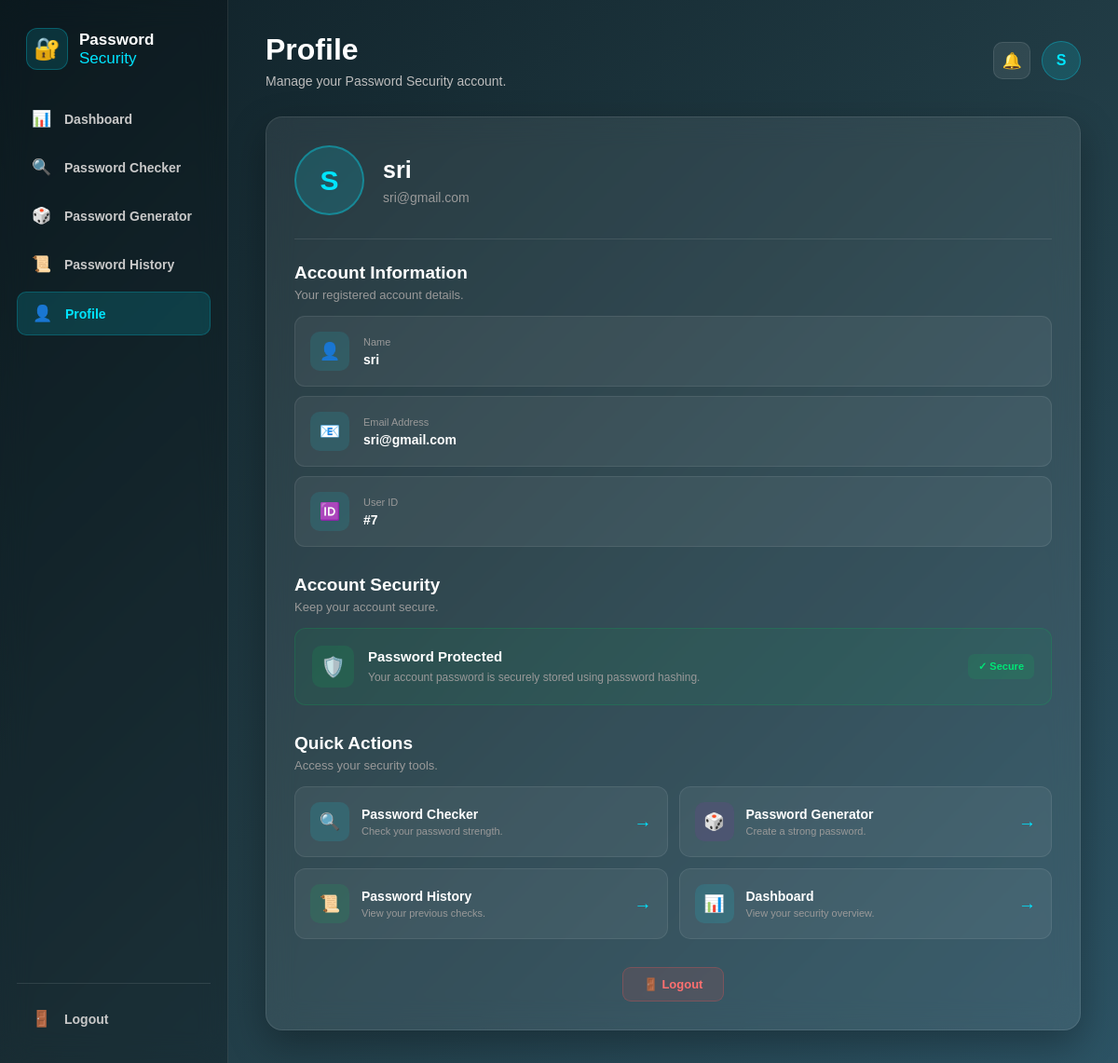
The page /profile (signed in) on the database its author committed.
### tables this page shows
CREATE TABLE users (
            id INTEGER PRIMARY KEY AUTOINCREMENT,
            name TEXT NOT NULL,
            email TEXT UNIQUE NOT NULL,
            password TEXT NOT NULL
        );

### app.py (the view)
@app.route("/profile")
def profile():
    if "user_id" not in session:
        return redirect(url_for("login"))
    user = get_user_by_email(session["user_email"])
    if user is None:
        session.clear()
        return redirect(url_for("login"))
    return render_template(
        "profile.html",
        user=user
    )

### database.py (called while the page is built)
def get_db():
    connection = sqlite3.connect(DATABASE)
    connection.row_factory = sqlite3.Row
    return connection

def get_user_by_email(email):
    connection = get_db()
    cursor = connection.cursor()
    cursor.execute(
        """
        SELECT *
        FROM users
        WHERE email = ?
        """,
        (email,)
    )
    user = cursor.fetchone()
    connection.close()
    return user

### templates/profile.html (shortened to what this page needs)
<!DOCTYPE html>
<html lang="en">
<head>
<link
    rel="stylesheet"
    href="{{ url_for('static', filename='css/profile.css') }}"
>
</head>
<body>
<aside class="sidebar">
<div class="logo">
    <div class="logo-icon">
        🔐
    </div>
    <div class="logo-text">
        <strong>Password</strong>
        <span>Security</span>
    </div>
</div>
<nav class="sidebar-nav">
    <a href="/dashboard" class="nav-item">
        <span>📊</span>
        Dashboard
    </a>
    <a href="/" class="nav-item">
        <span>🔍</span>
        Password Checker
    </a>
    <a href="/generator" class="nav-item">
        <span>🎲</span>
        Password Generator
    </a>
    <a href="/history" class="nav-item">
        <span>📜</span>
        Password History
    </a>
    <a href="/profile" class="nav-item active">
        <span>👤</span>
        Profile
    </a>
</nav>
<div class="sidebar-bottom">
    <a
        href="{{ url_for('logout') }}"
        class="nav-item"
    >
        <span>🚪</span>
        Logout
    </a>
</div>
</aside>
<main class="main-content">
<header class="top-header">
    <div>
        <h1>Profile</h1>
        <p>
            Manage your Password Security account.
        </p>
    </div>
    <div class="user-area">
        <div class="notification">
            🔔
        </div>
        <div class="user-avatar">
            {{ user["name"][0].upper() }}
        </div>
    </div>
</header>
<section class="profile-container">
    <div class="profile-header">
        <div class="profile-avatar">
            {{ user["name"][0].upper() }}
        </div>
        <div>
            <h2>
                {{ user["name"] }}
            </h2>
            <p>
                {{ user["email"] }}
            </p>
        </div>
    </div>
    <div class="section-heading">
        <div>
            <h2>Account Information</h2>
            <p>
                Your registered account details.
            </p>
        </div>
    </div>
    <div class="profile-info">
        <div class="info-row">
            <div class="info-icon">
                👤
            </div>
            <div class="info-content">
                <span>Name</span>
                <strong>
                    {{ user["name"] }}
                </strong>
            </div>
        </div>
        <div class="info-row">
            <div class="info-icon">
                📧
            </div>
            <div class="info-content">
                <span>Email Address</span>
                <strong>
                    {{ user["email"] }}
                </strong>
            </div>
        </div>
        <div class="info-row">
            <div class="info-icon">
                🆔
            </div>
            <div class="info-content">
                <span>User ID</span>
                <strong>
                    #{{ user["id"] }}
                </strong>
            </div>
        </div>
    </div>
    <div class="section-heading security-heading">
        <div>
            <h2>Account Security</h2>
            <p>
                Keep your account secure.
            </p>
        </div>
    </div>
    <div class="security-card">
        <div class="security-icon">
            🛡️
        </div>
        <div class="security-content">
            <h3>
                Password Protected
            </h3>
            <p>
                Your account password is securely
                stored using password hashing.
            </p>
        </div>
        <div class="security-status">
            ✓ Secure
        </div>
    </div>
    <div class="section-heading actions-heading">
        <div>
            <h2>Quick Actions</h2>
            <p>
                Access your security tools.
            </p>
        </div>
    </div>
    <div class="actions-grid">
        <a
            href="/"
            class="action-card"
        >
            <div class="action-icon blue">
                🔍
            </div>
            <div>
                <h3>
                    Password Checker
                </h3>
                <p>
                    Check your password strength.
                </p>
            </div>
            <span class="arrow">
                →
            </span>
        </a>
        <a
            href="/generator"
            class="action-card"
        >
            <div class="action-icon purple">
                🎲
            </div>
            <div>
                <h3>
                    Password Generator
                </h3>
                <p>
                    Create a strong password.
                </p>
            </div>
            <span class="arrow">
                →
            </span>
        </a>
        <a
            href="/history"
            class="action-card"
        >
            <div class="action-icon green">
                📜
            </div>
            <div>
                <h3>
                    Password History
                </h3>
                <p>
                    View your previous checks.
                </p>
            </div>
            <span class="arrow">
                →
            </span>
        </a>
        <a
            href="/dashboard"
            class="action-card"
        >
            <div class="action-icon cyan">
                📊
            </div>
            <div>
                <h3>
                    Dashboard
                </h3>
                <p>
                    View your security overview.
                </p>
            </div>
            <span class="arrow">
                →
            </span>
        </a>
    </div>
    <div class="logout-section">
        <a
            href="{{ url_for('logout') }}"
            class="logout-button"
        >
            🚪 Logout
        </a>
    </div>
</section>
</main>
</body>
</html>

### rows shown on the page
users: name "S", name "sri", email "sri@gmail.com", id "7"
